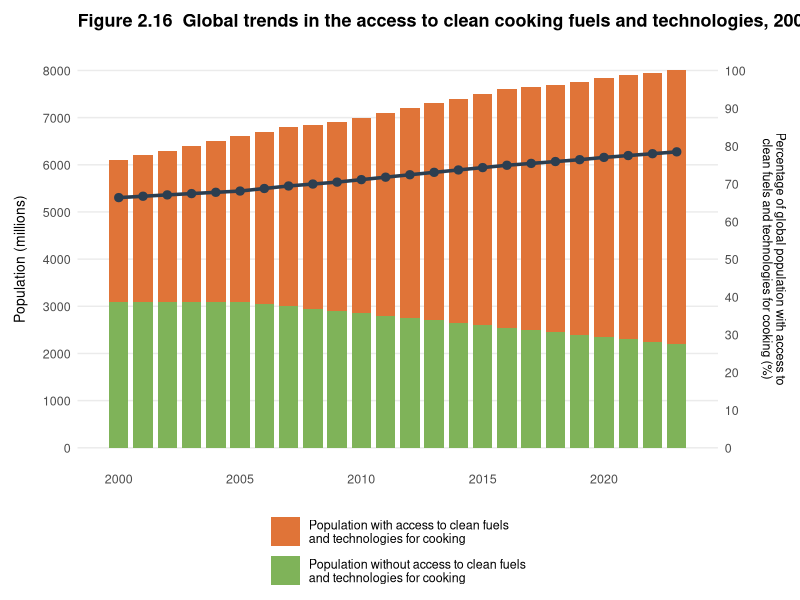
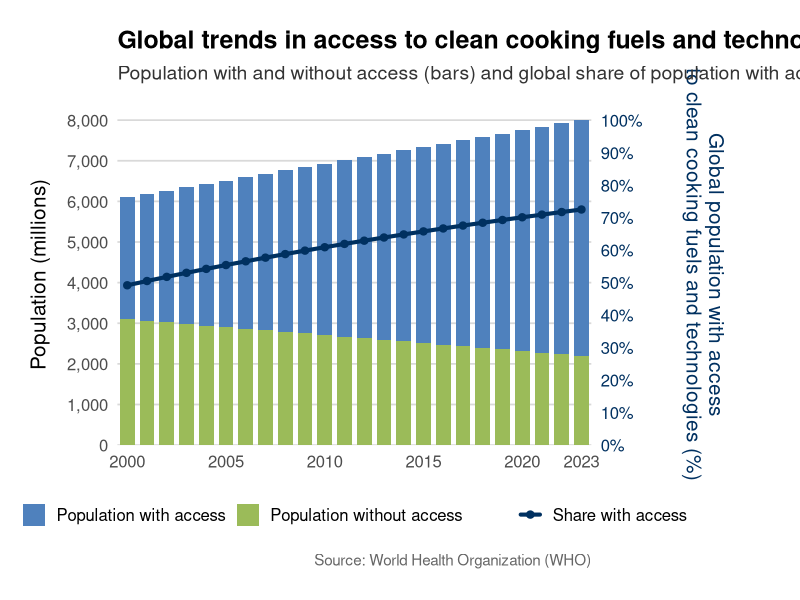

These charts were generated, in order, by the following R code:
## ---- chunk 1
knitr::opts_chunk$set(
  out.width = "100%",
  fig.align = "center",
  fig.showtext = TRUE
)
## ---- chunk 2
library(ggplot2)
library(dplyr)
library(tidyr)
library(scales)
## ---- chunk 3
# Create data based on the original chart
data <- data.frame(
  year = 2000:2023,
  with_access = c(
    6100, 6200, 6300, 6400, 6500, 6600, 6700, 6800, 
    6850, 6900, 7000, 7100, 7200, 7300, 7400, 7500, 
    7600, 7650, 7700, 7750, 7850, 7900, 7950, 8000
  ),
  without_access = c(
    3100, 3100, 3100, 3100, 3100, 3100, 3050, 3000, 
    2950, 2900, 2850, 2800, 2750, 2700, 2650, 2600, 
    2550, 2500, 2450, 2400, 2350, 2300, 2250, 2200
  )
)

# Calculate derived variables
data <- data %>%
  mutate(
    total_population = with_access + without_access,
    percentage_access = (with_access / total_population) * 100
  )

# Display summary statistics
cat("Summary of clean cooking access data (2000-2023):\n")
cat("Years covered:", min(data$year), "to", max(data$year), "\n")
cat("Population with access increased from", 
    min(data$with_access), "to", max(data$with_access), 
    "million\n")
cat("Population without access decreased from", 
    max(data$without_access), "to", min(data$without_access), 
    "million\n")
cat("Percentage with access increased from", 
    round(min(data$percentage_access), 1), "% to", 
    round(max(data$percentage_access), 1), "%\n")
## ---- chunk 4
# Create the replicated chart matching the original design
replicated_plot <- ggplot(data, aes(x = year)) +
  geom_col(
    aes(
      y = with_access, 
      fill = "Population with access to clean fuels\nand technologies for cooking"
    ), 
    width = 0.8
  ) +
  geom_col(
    aes(
      y = without_access, 
      fill = "Population without access to clean fuels\nand technologies for cooking"
    ), 
    width = 0.8
  ) +
  geom_line(
    aes(y = percentage_access * 80), 
    color = "#2C3E50", 
    linewidth = 1.2
  ) +
  geom_point(
    aes(y = percentage_access * 80), 
    color = "#2C3E50", 
    size = 2.5, 
    shape = 19
  ) +
  scale_fill_manual(
    values = c(
      "Population with access to clean fuels\nand technologies for cooking" = "#E07438",
      "Population without access to clean fuels\nand technologies for cooking" = "#7FB359"
    ),
    breaks = c(
      "Population with access to clean fuels\nand technologies for cooking",
      "Population without access to clean fuels\nand technologies for cooking"
    )
  ) +
  scale_y_continuous(
    name = "Population (millions)",
    limits = c(0, 8000),
    breaks = seq(0, 8000, 1000),
    sec.axis = sec_axis(
      ~ . / 80, 
      name = "Percentage of global population with access to\nclean fuels and technologies for cooking (%)",
      breaks = seq(0, 100, 10)
    )
  ) +
  scale_x_continuous(
    breaks = seq(2000, 2023, 5),
    limits = c(1999.5, 2023.5)
  ) +
  labs(
    title = "Figure 2.16  Global trends in the access to clean cooking fuels and technologies, 2000-2023",
    x = NULL
  ) +
  theme_minimal() +
  theme(
    plot.title = element_text(
      size = 13, 
      face = "bold", 
      hjust = 0, 
      margin = margin(b = 15)
    ),
    axis.title.y.left = element_text(
      size = 10, 
      margin = margin(r = 10)
    ),
    axis.title.y.right = element_text(
      size = 9, 
      margin = margin(l = 10)
    ),
    axis.text = element_text(size = 9),
    panel.grid.minor = element_blank(),
    panel.grid.major.x = element_blank(),
    plot.margin = margin(10, 10, 10, 10),
    legend.position = "bottom",
    legend.title = element_blank(),
    legend.text = element_text(size = 9),
    legend.key.size = unit(0.8, "cm"),
    legend.margin = margin(t = 10)
  ) +
  guides(fill = guide_legend(nrow = 2, byrow = TRUE))

replicated_plot
## ---- chunk 5
# Create refined dataset with smooth interpolation
df <- tibble(
  year = 2000:2023,
  `Population without access` = seq(3100, 2200, length.out = length(year)),
  `Population with access` = seq(3000, 5800, length.out = length(year))
) %>%
  mutate(
    total = `Population with access` + `Population without access`,
    pct_access = (`Population with access` / total) * 100
  )

# Pivot to long format for proper stacking
df_long <- df %>%
  pivot_longer(
    cols = c(`Population without access`, `Population with access`),
    names_to = "category",
    values_to = "population"
  )

# Display structure of transformed data
cat("Enhanced data structure:\n")
head(df_long, 4)
## ---- chunk 6
enhanced_plot <- ggplot() +
  geom_col(
    data = df_long,
    aes(x = year, y = population, fill = category),
    width = 0.75,
    position = "stack",
    color = NA
  ) +
  geom_line(
    data = df,
    aes(
      x = year, 
      y = pct_access * 80, 
      color = "Share with access"
    ),
    linewidth = 1.4,
    linejoin = "round",
    lineend = "round"
  ) +
  geom_point(
    data = df,
    aes(
      x = year, 
      y = pct_access * 80, 
      color = "Share with access"
    ),
    size = 2.2
  ) +
  scale_y_continuous(
    name = "Population (millions)",
    limits = c(0, 8000),
    breaks = seq(0, 8000, 1000),
    labels = comma,
    expand = expansion(mult = c(0, 0.05)),
    sec.axis = sec_axis(
      ~ . / 80,
      name = paste0(
        "Global population with access\n",
        "to clean cooking fuels and technologies (%)"
      ),
      breaks = seq(0, 100, 10),
      labels = function(x) paste0(x, "%")
    )
  ) +
  scale_x_continuous(
    breaks = c(seq(2000, 2020, 5), 2023),
    limits = c(1999.5, 2023.5),
    expand = expansion(mult = c(0, 0))
  ) +
  scale_fill_manual(
    values = c(
      "Population with access" = "#4F81BD",
      "Population without access" = "#9BBB59"
    )
  ) +
  scale_color_manual(
    values = c("Share with access" = "#003060")
  ) +
  labs(
    title = paste0(
      "Global trends in access to clean cooking fuels ",
      "and technologies, 2000–2023"
    ),
    subtitle = paste0(
      "Population with and without access (bars) and ",
      "global share of population with access (line)"
    ),
    caption = "Source: World Health Organization (WHO)"
  ) +
  theme_minimal(base_size = 15) +
  theme(
    axis.title.x = element_blank(),
    axis.title.y = element_text(margin = margin(r = 12)),
    axis.title.y.right = element_text(
      color = "#003060",
      margin = margin(l = 28)
    ),
    axis.text.y.right = element_text(color = "#003060"),
    panel.grid.major.x = element_blank(),
    panel.grid.major.y = element_line(
      color = "grey85", 
      linewidth = 0.6
    ),
    panel.grid.minor = element_blank(),
    axis.ticks = element_blank(),
    legend.position = "bottom",
    legend.justification = "center",
    legend.box = "horizontal",
    legend.spacing.x = unit(0.9, "cm"),
    legend.title = element_blank(),
    plot.title = element_text(
      size = 18, 
      face = "bold", 
      margin = margin(b = 8)
    ),
    plot.subtitle = element_text(
      size = 14, 
      color = "#333333", 
      margin = margin(b = 14)
    ),
    plot.caption = element_text(
      size = 11, 
      color = "#666666", 
      margin = margin(t = 12)
    ),
    plot.margin = margin(t = 22, r = 55, b = 22, l = 22)
  )

enhanced_plot
